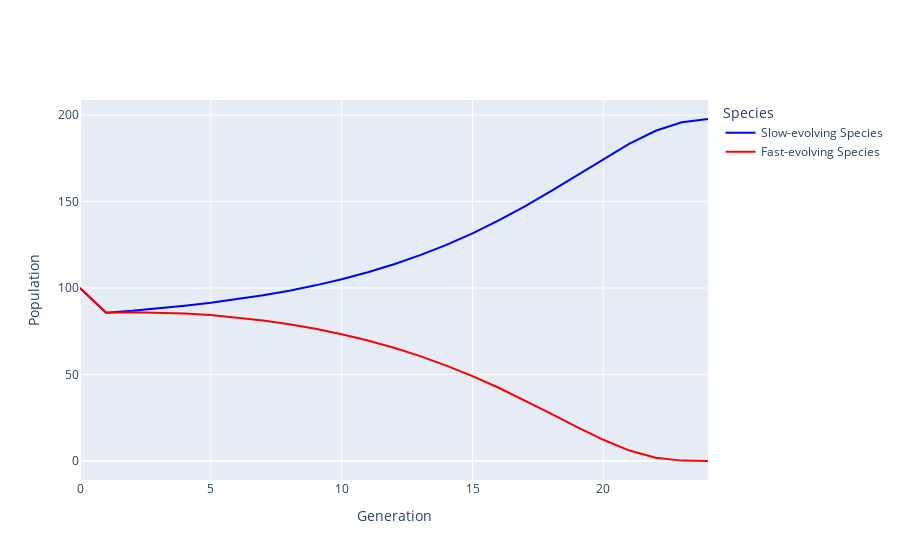
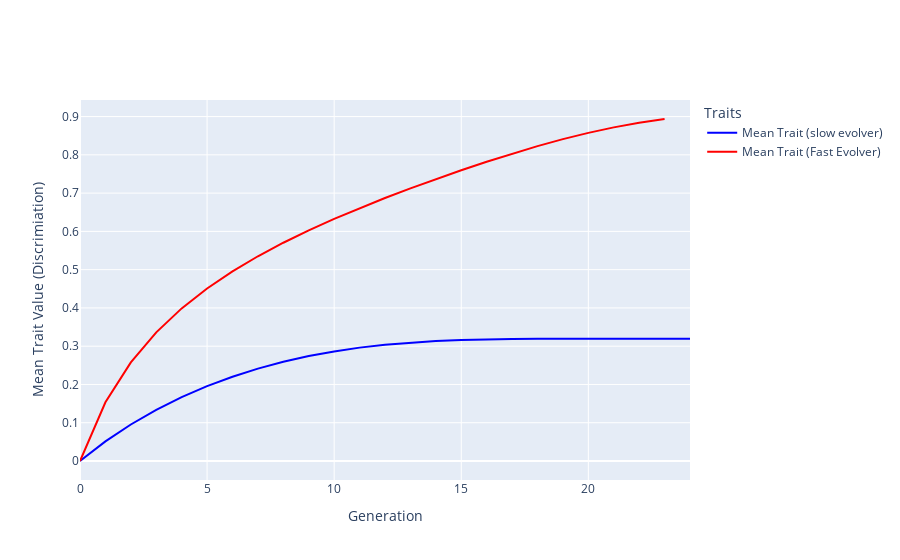
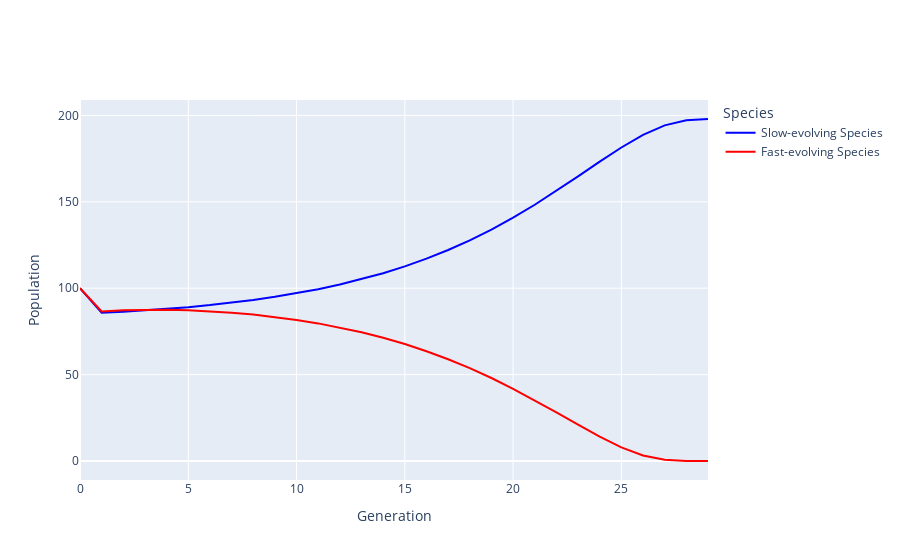
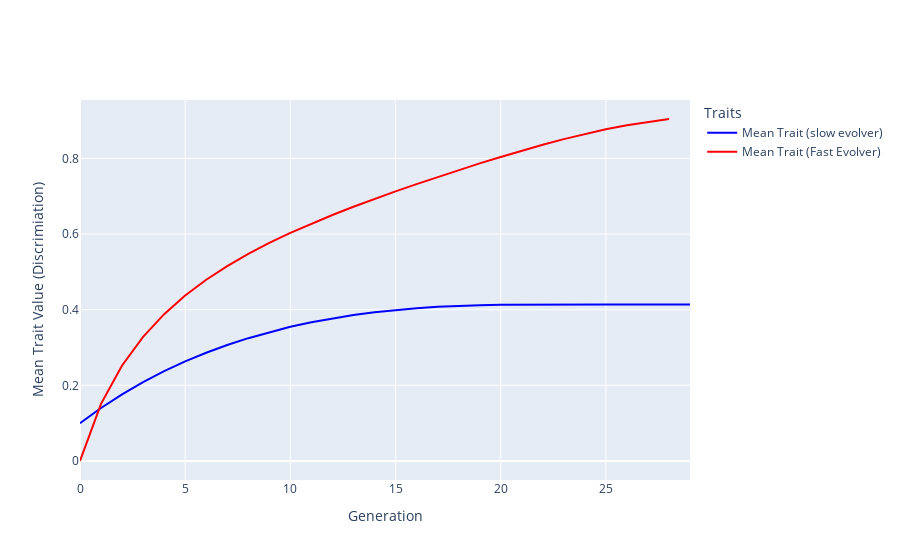

The notebook cell saved with these charts, in order:
### Code cell
'''The slow evolving species wins in the default case. What if the slow evolving species started out as a good discriminator (hence poor initial satyr effect). Fast species initially has good satyr effect, but will soon evolve to become worse'''
z_m1_initial_list = np.arange(0, 1, 0.1)
for z_m1_initial_value in z_m1_initial_list:
    parameters_temp = Parameters_for_Analysis(base_parameters = base_parameters, z_m1_initial=z_m1_initial_value)
    print(parameters_temp.__dict__)

    outcome_stats_and_plots_instance_temp_z = run_simulation_and_get_outcome_instance(parameters_temp)
    print(outcome_stats_and_plots_instance_temp_z.outcome)
    print("z_m1_initial =", parameters_temp.z_m1_initial)
    outcome_stats_and_plots_instance_temp_z.plot_population_dynamics_and_trait_evolution()


'''Insights: 
1. The slow evolving species wins in the default case.
2. Initial difference in satyr effect matters more than later (stength of satyr effect is depednant on relative population sizes, if population size of a sp. reduces its satyr effect reduces). 
    If V_A1 = 0.01, and V_A2 = 0.1, then the slow evolving species wins. 
3. There is coexistence - wtf (V_A1 = 0.1, V_A2 = 0.5)
4.  The traits crossing each other sometimes determines the outcome, sometimes not

'''


#sp1. being the better discriminatior should lose.

### Figure 1 — Plotly figure (JSON) as saved in the notebook; plotly's stock layout.template omitted (floating-point values rounded to 4 significant figures)
{"data": [{"line": {"color": "blue"}, "mode": "lines", "name": "Slow-evolving Species", "type": "scatter", "x": [0, 1, 2, 3, 4, 5, 6, 7, 8, 9, 10, 11, 12, 13, 14, 15, 16, 17, 18, 19, 20, 21, 22, 23, 24], "y": [100, 85.76, 86.84, 88.18, 89.7, 91.45, 93.47, 95.8, 98.48, 101.6, 105.1, 109.1, 113.8, 119.0, 125.0, 131.7, 139.1, 147.3, 156.1, 165.3, 174.7, 183.5, 190.9, 195.8, 197.7]}, {"line": {"color": "red"}, "mode": "lines", "name": "Fast-evolving Species", "type": "scatter", "x": [0, 1, 2, 3, 4, 5, 6, 7, 8, 9, 10, 11, 12, 13, 14, 15, 16, 17, 18, 19, 20, 21, 22, 23, 24], "y": [100, 85.76, 86.03, 85.89, 85.33, 84.36, 83.01, 81.25, 79.08, 76.45, 73.33, 69.69, 65.47, 60.64, 55.18, 49.07, 42.34, 35.06, 27.39, 19.63, 12.26, 6.033, 1.872, 0.2204, 0.003297]}], "layout": {"legend": {"title": {"text": "Species"}}, "xaxis": {"title": {"text": "Generation"}}, "yaxis": {"title": {"text": "Population"}}}}

### Figure 2 — Plotly figure (JSON) as saved in the notebook; plotly's stock layout.template omitted (floating-point values rounded to 4 significant figures)
{"data": [{"line": {"color": "blue"}, "mode": "lines", "name": "Mean Trait (slow evolver)", "type": "scatter", "x": [0, 1, 2, 3, 4, 5, 6, 7, 8, 9, 10, 11, 12, 13, 14, 15, 16, 17, 18, 19, 20, 21, 22, 23, 24], "y": [0, 0.05113, 0.09542, 0.1338, 0.1669, 0.1956, 0.2202, 0.2413, 0.2592, 0.2741, 0.2864, 0.2963, 0.304, 0.3097, 0.3138, 0.3165, 0.3181, 0.3189, 0.3193, 0.3194, 0.3194, 0.3194, 0.3194, 0.3194, 0.3194]}, {"line": {"color": "red"}, "mode": "lines", "name": "Mean Trait (Fast Evolver)", "type": "scatter", "x": [0, 1, 2, 3, 4, 5, 6, 7, 8, 9, 10, 11, 12, 13, 14, 15, 16, 17, 18, 19, 20, 21, 22, 23], "y": [0, 0.1534, 0.2577, 0.3361, 0.3988, 0.4509, 0.4956, 0.535, 0.5703, 0.6026, 0.6325, 0.6605, 0.6871, 0.7124, 0.7366, 0.7599, 0.7821, 0.8031, 0.8229, 0.8411, 0.8574, 0.8717, 0.8838, 0.8936]}], "layout": {"legend": {"title": {"text": "Traits"}}, "xaxis": {"title": {"text": "Generation"}}, "yaxis": {"title": {"text": "Mean Trait Value (Discrimiation)"}}}}

### Figure 3 — Plotly figure (JSON) as saved in the notebook; plotly's stock layout.template omitted (floating-point values rounded to 4 significant figures)
{"data": [{"line": {"color": "blue"}, "mode": "lines", "name": "Slow-evolving Species", "type": "scatter", "x": [0, 1, 2, 3, 4, 5, 6, 7, 8, 9, 10, 11, 12, 13, 14, 15, 16, 17, 18, 19, 20, 21, 22, 23, 24, 25, 26, 27, 28, 29], "y": [100, 85.76, 86.35, 87.13, 88.03, 89.06, 90.25, 91.62, 93.2, 95.01, 97.09, 99.45, 102.2, 105.2, 108.7, 112.7, 117.1, 122.1, 127.7, 134.0, 140.8, 148.3, 156.3, 164.7, 173.2, 181.5, 188.8, 194.3, 197.2, 198.0]}, {"line": {"color": "red"}, "mode": "lines", "name": "Fast-evolving Species", "type": "scatter", "x": [0, 1, 2, 3, 4, 5, 6, 7, 8, 9, 10, 11, 12, 13, 14, 15, 16, 17, 18, 19, 20, 21, 22, 23, 24, 25, 26, 27, 28, 29], "y": [100, 86.55, 87.22, 87.56, 87.56, 87.26, 86.69, 85.86, 84.76, 83.37, 81.67, 79.65, 77.27, 74.51, 71.32, 67.68, 63.56, 58.92, 53.74, 48.03, 41.8, 35.12, 28.11, 20.99, 14.08, 7.917, 3.225, 0.6839, 0.03582, 0.0001011]}], "layout": {"legend": {"title": {"text": "Species"}}, "xaxis": {"title": {"text": "Generation"}}, "yaxis": {"title": {"text": "Population"}}}}

### Figure 4 — Plotly figure (JSON) as saved in the notebook; plotly's stock layout.template omitted (floating-point values rounded to 4 significant figures)
{"data": [{"line": {"color": "blue"}, "mode": "lines", "name": "Mean Trait (slow evolver)", "type": "scatter", "x": [0, 1, 2, 3, 4, 5, 6, 7, 8, 9, 10, 11, 12, 13, 14, 15, 16, 17, 18, 19, 20, 21, 22, 23, 24, 25, 26, 27, 28, 29], "y": [0.1, 0.1402, 0.1764, 0.2087, 0.2375, 0.2633, 0.2862, 0.3067, 0.3247, 0.3407, 0.3547, 0.3668, 0.3772, 0.386, 0.3934, 0.3993, 0.404, 0.4076, 0.4101, 0.4118, 0.4129, 0.4135, 0.4138, 0.4139, 0.4139, 0.4139, 0.4139, 0.4139, 0.4139, 0.4139]}, {"line": {"color": "red"}, "mode": "lines", "name": "Mean Trait (Fast Evolver)", "type": "scatter", "x": [0, 1, 2, 3, 4, 5, 6, 7, 8, 9, 10, 11, 12, 13, 14, 15, 16, 17, 18, 19, 20, 21, 22, 23, 24, 25, 26, 27, 28], "y": [0, 0.151, 0.2526, 0.3283, 0.3881, 0.4373, 0.4791, 0.5154, 0.5475, 0.5765, 0.6029, 0.6274, 0.6504, 0.6721, 0.6928, 0.7128, 0.732, 0.7508, 0.769, 0.7867, 0.8038, 0.8204, 0.8361, 0.8509, 0.8645, 0.8768, 0.8875, 0.8966, 0.9041]}], "layout": {"legend": {"title": {"text": "Traits"}}, "xaxis": {"title": {"text": "Generation"}}, "yaxis": {"title": {"text": "Mean Trait Value (Discrimiation)"}}}}
